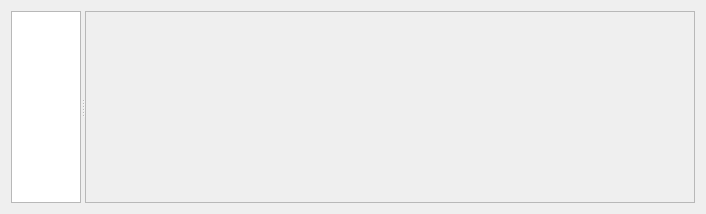
          <widget class="QWidget" name="tab_6">
           <attribute name="icon">
            <iconset resource="projectRessources.qrc">
             <normaloff>:/icons/black/WindowsIcons-master/WindowsPhone/light/appbar.edit.png</normaloff>:/icons/black/WindowsIcons-master/WindowsPhone/light/appbar.edit.png</iconset>
           </attribute>
           <attribute name="title">
            <string>Editer un site</string>
           </attribute>
           <layout class="QVBoxLayout" name="verticalLayout_4">
            <item>
             <widget class="QSplitter" name="splitter">
              <property name="orientation">
               <enum>Qt::Horizontal</enum>
              </property>
              <widget class="QTreeView" name="sitesTreeView">
               <property name="sizePolicy">
                <sizepolicy hsizetype="Preferred" vsizetype="Expanding">
                 <horstretch>0</horstretch>
                 <verstretch>0</verstretch>
                </sizepolicy>
               </property>
               <property name="maximumSize">
                <size>
                 <width>1999999</width>
                 <height>16777215</height>
                </size>
               </property>
               <property name="font">
                <font>
                 <pointsize>13</pointsize>
                </font>
               </property>
              </widget>
              <widget class="QScrollArea" name="EditSiteScrollArea">
               <property name="sizePolicy">
                <sizepolicy hsizetype="Expanding" vsizetype="Expanding">
                 <horstretch>100</horstretch>
                 <verstretch>0</verstretch>
                </sizepolicy>
               </property>
               <property name="minimumSize">
                <size>
                 <width>610</width>
                 <height>0</height>
                </size>
               </property>
               <property name="sizeIncrement">
                <size>
                 <width>0</width>
                 <height>1000</height>
                </size>
               </property>
               <property name="baseSize">
                <size>
                 <width>0</width>
                 <height>0</height>
                </size>
               </property>
               <property name="verticalScrollBarPolicy">
                <enum>Qt::ScrollBarAsNeeded</enum>
               </property>
               <property name="horizontalScrollBarPolicy">
                <enum>Qt::ScrollBarAlwaysOff</enum>
               </property>
               <property name="sizeAdjustPolicy">
                <enum>QAbstractScrollArea::AdjustToContents</enum>
               </property>
               <property name="widgetResizable">
                <bool>true</bool>
               </property>
               <property name="alignment">
                <set>Qt::AlignCenter</set>
               </property>
               <widget class="QWidget" name="scrollAreaWidgetContents">
                <property name="geometry">
                 <rect>
                  <x>0</x>
                  <y>0</y>
                  <width>776</width>
                  <height>541</height>
                 </rect>
                </property>
               </widget>
              </widget>
             </widget>
            </item>
           </layout>
          </widget>
